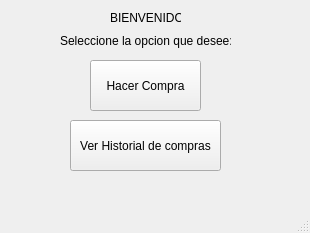
<?xml version="1.0" encoding="UTF-8"?>
<ui version="4.0">
 <class>MainWindow</class>
 <widget class="QMainWindow" name="MainWindow">
  <property name="geometry">
   <rect>
    <x>0</x>
    <y>0</y>
    <width>310</width>
    <height>233</height>
   </rect>
  </property>
  <property name="windowTitle">
   <string>MainWindow</string>
  </property>
  <widget class="QWidget" name="centralwidget">
   <widget class="QPushButton" name="pushButton">
    <property name="geometry">
     <rect>
      <x>90</x>
      <y>60</y>
      <width>111</width>
      <height>51</height>
     </rect>
    </property>
    <property name="text">
     <string>Hacer Compra</string>
    </property>
   </widget>
   <widget class="QPushButton" name="pushButton_2">
    <property name="geometry">
     <rect>
      <x>70</x>
      <y>120</y>
      <width>151</width>
      <height>51</height>
     </rect>
    </property>
    <property name="text">
     <string>Ver Historial de compras</string>
    </property>
   </widget>
   <widget class="QLabel" name="label">
    <property name="geometry">
     <rect>
      <x>60</x>
      <y>30</y>
      <width>171</width>
      <height>21</height>
     </rect>
    </property>
    <property name="text">
     <string>Seleccione la opcion que desee:</string>
    </property>
   </widget>
   <widget class="QLabel" name="label_2">
    <property name="geometry">
     <rect>
      <x>110</x>
      <y>10</y>
      <width>71</width>
      <height>16</height>
     </rect>
    </property>
    <property name="text">
     <string>BIENVENIDO</string>
    </property>
   </widget>
  </widget>
  <widget class="QMenuBar" name="menubar">
   <property name="geometry">
    <rect>
     <x>0</x>
     <y>0</y>
     <width>310</width>
     <height>22</height>
    </rect>
   </property>
  </widget>
  <widget class="QStatusBar" name="statusbar"/>
 </widget>
 <resources/>
 <connections/>
</ui>
